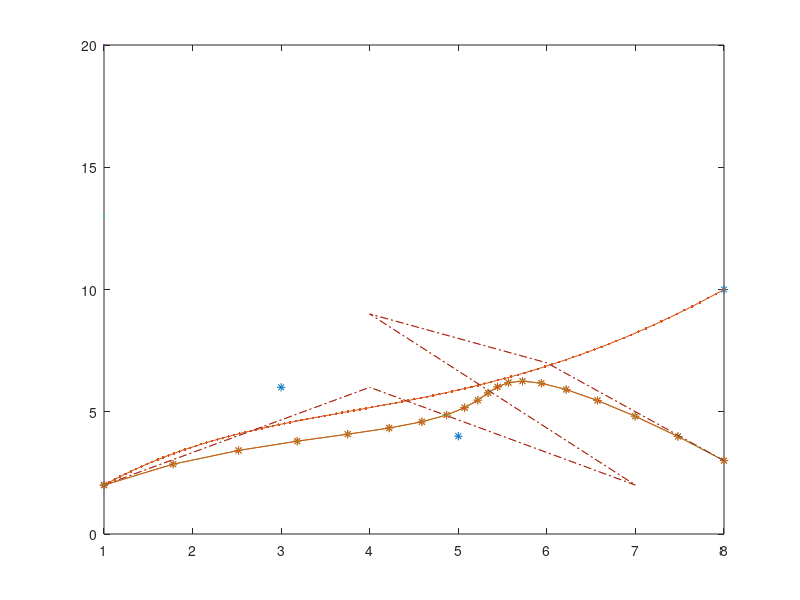

MATLAB code for this plot:
% Algorithm to calculate a Bezier curve 

% 1.- Define your control points (nx2 for 2D, or nx3 for 3D)
P = [1,2; 3,6; 5,4; 8, 10];
% plot the control points 
plot(P(:,1),P(:,2),'*')

% 2.- Define number of points in the curve (parameter t)
np = 100;

% 3.- Make vector of parameter t
t = linspace(0,1,np);

% 4.- Initialize vector to store the new curve points 
Bzcurve = zeros(np,2);

% 5.- Generate new points for the curve
for i = 1:np
    Bzcurve(i, :) = (1 - t(i))^3 * P(1,:) + ...
              3 * (1 - t(i))^2 * t(i) * P(2,:) + ...
              3 * (1 - t(i)) * t(i)^2 * P(3,:) + ...
              t(i)^3 * P(4,:);
end

% 6.- Plot new curve
hold on
plot(Bzcurve(:,1),Bzcurve(:,2),'.-')

%% Case for more than 4 control points (higher degree, non cubic bezier curve)

% 1.- Establish number of control points
ncp = 6;

% 2.- Create vector of control points 
vcp = [1,2; 4,6; 7, 2; 4,9; 6,7; 8,3 ];
plot(vcp(:,1),vcp(:,2),'-.',MarkerSize = 20)

% 3.- Define number of points in Bezier curve (for t) 
npB = 20;

% 4.- Make vector for t
t = linspace(0,1,npB);

% 5.- Initialize vector to store the new bezier curve 
Bzcurve = zeros(npB,2);

% 6.- Obtain binomial coefficients 
bcoff = zeros(ncp,1);
auxcoff_i = 0;
auxcoff_n = ncp-1;
for i = 1:1:ncp
    bcoff(i) = factorial(auxcoff_n)/(factorial(auxcoff_i)*factorial(auxcoff_n-auxcoff_i));
    auxcoff_i = auxcoff_i + 1;
end

% 7.- Calculate the points for the Bezier curve
Bzaux = [0,0];
for i = 1:1:npB
    for j = 1:1:ncp
        Bzaux1 = bcoff(j)*((1-t(i))^(ncp-1-(j-1)))*(t(i)^(j-1))*vcp(j,:);
        Bzaux = Bzaux + Bzaux1;
    end
    Bzcurve(i,:) = Bzaux;
    Bzaux = [0,0];
end
hold on
plot(Bzcurve(:,1),Bzcurve(:,2),'*-',MarkerSize=13)

%% Case for arbitrary number of control points and for 3D points 
% 1.- Establish number of control points
ncp = 6;

% 2.- Create vector of control points 
vcp = [1,2,1; 4,6,3; 7, 2,4; 4,9,3; 6,7,4; 8,3,2 ];
plot3(vcp(:,1),vcp(:,2),vcp(:,3),'-.',MarkerSize = 20)
%
% 3.- Define number of points in Bezier curve (for t) 
npB = 20;

% 4.- Make vector for t
t = linspace(0,1,npB);

% 5.- Initialize vector to store the new bezier curve 
Bzcurve = zeros(npB,3);

% 6.- Obtain binomial coefficients 
bcoff = zeros(ncp,1);
auxcoff_i = 0;
auxcoff_n = ncp-1;
for i = 1:1:ncp
    bcoff(i) = factorial(auxcoff_n)/(factorial(auxcoff_i)*factorial(auxcoff_n-auxcoff_i));
    auxcoff_i = auxcoff_i + 1;
end

% 7.- Calculate the points for the Bezier curve
Bzaux = [0,0,0];
for i = 1:1:npB
    for j = 1:1:ncp
        Bzaux1 = bcoff(j)*((1-t(i))^(ncp-1-(j-1)))*(t(i)^(j-1))*vcp(j,:);
        Bzaux = Bzaux + Bzaux1;
    end
    Bzcurve(i,:) = Bzaux;
    Bzaux = [0,0,0];
end
hold on
plot3(Bzcurve(:,1),Bzcurve(:,2),Bzcurve(:,3),'*-',MarkerSize=13)

